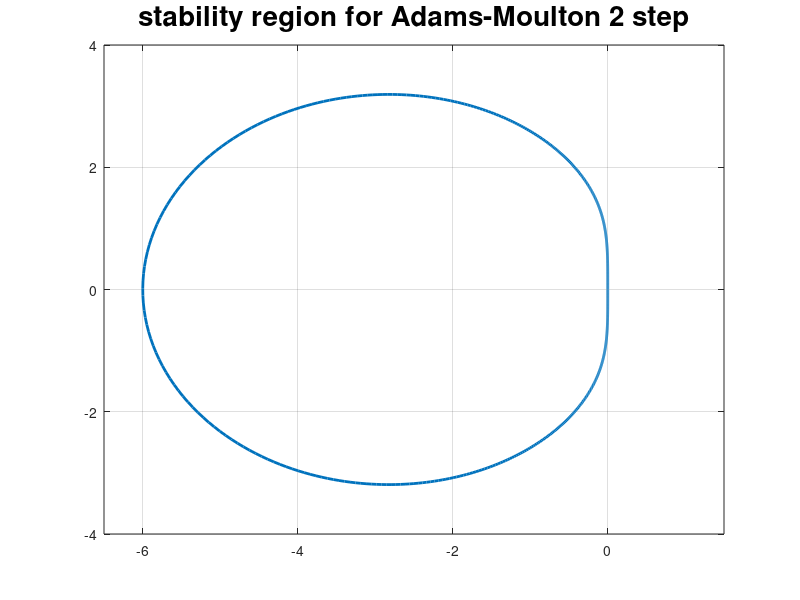
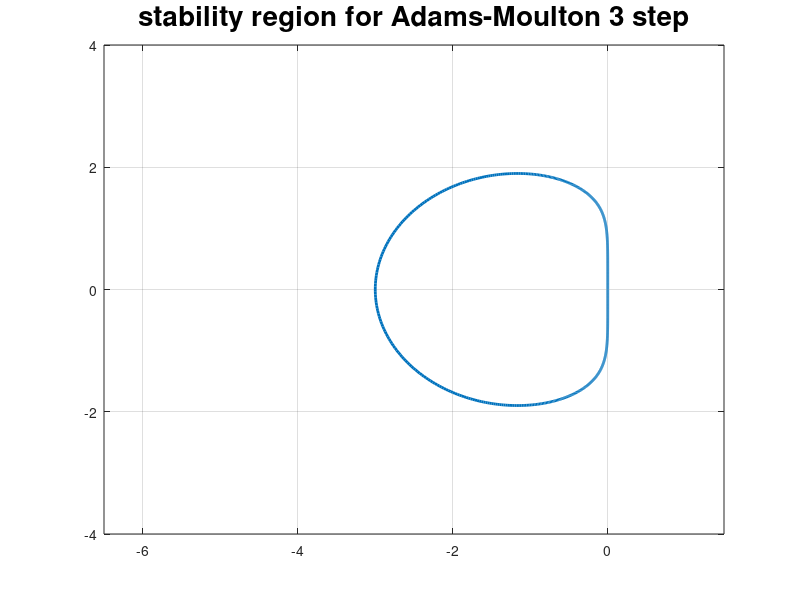
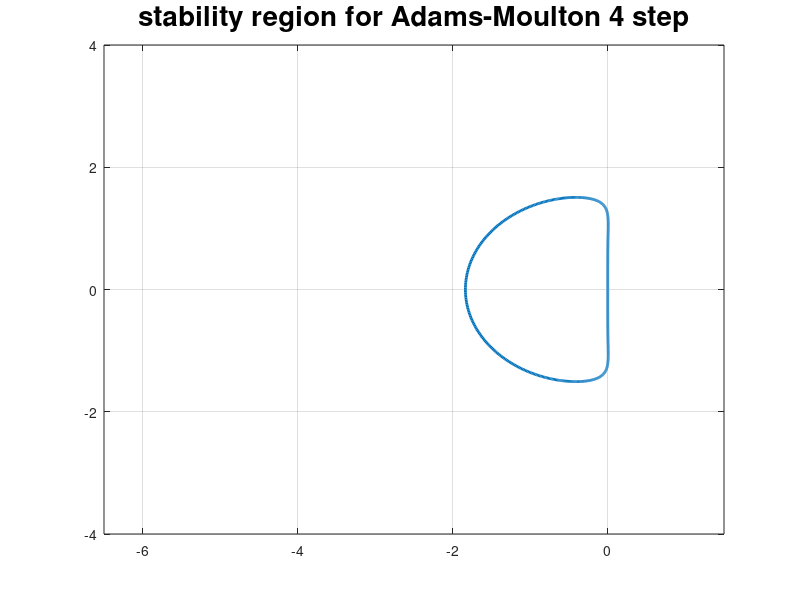

The MATLAB source for these figures, in order:
%% Adams-Moulton 2 step
th=0:0.01:2*pi;
n=length(th);
for j=1:n
et(j)=cos(th(j))+i*sin(th(j));
z(j)=12*(et(j)-et(j).^2)/(1-8*et(j)-5*et(j).^2);
end
figure(1)
p=plot(z)
set(p,'LineWidth',2)
grid on
title(['stability region for Adams-Moulton 2 step'],'fontsize',20)
axis([-6.5 1.5 -4 4 ])
 
%% Adams-Moulton 3 step
th=0:0.01:2*pi;
n=length(th);
for j=1:n
et(j)=cos(th(j))+i*sin(th(j));
z(j)=24*(et(j).^2-et(j).^3)/(-9*et(j).^3-19*et(j).^2+5*et(j)-1);
end
figure(2)
p=plot(z)
set(p,'LineWidth',2)
grid on
title(['stability region for Adams-Moulton 3 step'],'fontsize',20)
axis([-6.5 1.5 -4 4 ])

%% Adams-Moulton 4 step
th=0:0.01:2*pi;
n=length(th);
for j=1:n
et(j)=cos(th(j))+i*sin(th(j));
z(j)=-720*(et(j).^4-et(j).^3)/(-251*et(j).^4-646*et(j).^3+264*et(j).^2-106*et(j)+19);
end
figure(3)
p=plot(z)
set(p,'LineWidth',2)
grid on
title(['stability region for Adams-Moulton 4 step'],'fontsize',20)
axis([-6.5 1.5 -4 4 ])
